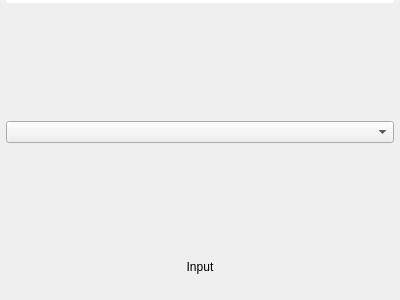
<?xml version="1.0" encoding="UTF-8"?>
<ui version="4.0">
 <class>QInputSelect</class>
 <widget class="QWidget" name="QInputSelect">
  <property name="geometry">
   <rect>
    <x>0</x>
    <y>0</y>
    <width>400</width>
    <height>300</height>
   </rect>
  </property>
  <property name="contextMenuPolicy">
   <enum>Qt::NoContextMenu</enum>
  </property>
  <property name="windowTitle">
   <string>Form</string>
  </property>
  <layout class="QVBoxLayout" name="verticalLayout">
   <property name="leftMargin">
    <number>6</number>
   </property>
   <property name="topMargin">
    <number>0</number>
   </property>
   <property name="rightMargin">
    <number>6</number>
   </property>
   <property name="bottomMargin">
    <number>6</number>
   </property>
   <item>
    <widget class="Line" name="line">
     <property name="styleSheet">
      <string notr="true">color: #ffffff;</string>
     </property>
     <property name="frameShadow">
      <enum>QFrame::Plain</enum>
     </property>
     <property name="lineWidth">
      <number>4</number>
     </property>
     <property name="orientation">
      <enum>Qt::Horizontal</enum>
     </property>
    </widget>
   </item>
   <item>
    <spacer name="verticalSpacer_2">
     <property name="orientation">
      <enum>Qt::Vertical</enum>
     </property>
     <property name="sizeHint" stdset="0">
      <size>
       <width>20</width>
       <height>40</height>
      </size>
     </property>
    </spacer>
   </item>
   <item>
    <widget class="QComboBox" name="comboBoxInput">
     <property name="contextMenuPolicy">
      <enum>Qt::NoContextMenu</enum>
     </property>
     <property name="currentText">
      <string notr="true"/>
     </property>
    </widget>
   </item>
   <item>
    <spacer name="verticalSpacer">
     <property name="orientation">
      <enum>Qt::Vertical</enum>
     </property>
     <property name="sizeHint" stdset="0">
      <size>
       <width>20</width>
       <height>40</height>
      </size>
     </property>
    </spacer>
   </item>
   <item>
    <widget class="QLabel" name="label">
     <property name="text">
      <string notr="true">Input</string>
     </property>
     <property name="alignment">
      <set>Qt::AlignCenter</set>
     </property>
    </widget>
   </item>
   <item>
    <spacer name="verticalSpacer_3">
     <property name="orientation">
      <enum>Qt::Vertical</enum>
     </property>
     <property name="sizeType">
      <enum>QSizePolicy::Fixed</enum>
     </property>
     <property name="sizeHint" stdset="0">
      <size>
       <width>20</width>
       <height>20</height>
      </size>
     </property>
    </spacer>
   </item>
  </layout>
 </widget>
 <resources/>
 <connections/>
</ui>
